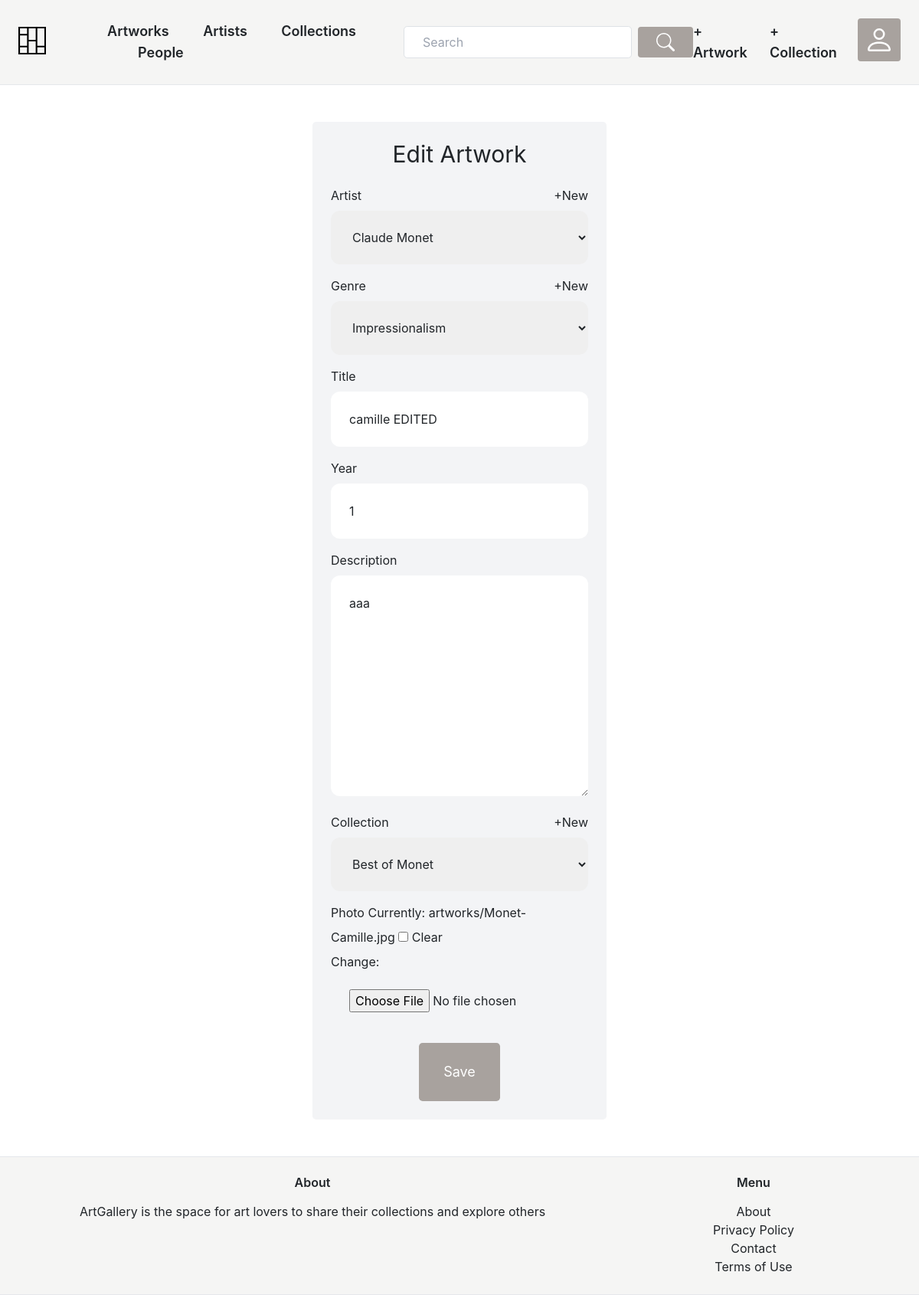
/artwork/edit_artwork/13/ (signed in), run on the app's committed database.
### artwork/models.py (models this page shows, shortened)
class Artwork(models.Model):
    artist = models.ForeignKey(Artist, on_delete=models.CASCADE)
    genre = models.ForeignKey(Genre, on_delete=models.CASCADE, blank=True, null=True)
    title = models.CharField(max_length=255)
    description = models.TextField(blank=True)
    year = models.IntegerField(validators=[MaxValueValidator(2050)])
    photo = models.ImageField(upload_to='artworks/', blank=True)
    owner = models.ForeignKey(settings.AUTH_USER_MODEL, on_delete=models.CASCADE, )
    collection = models.ForeignKey(Collection, on_delete=models.SET_NULL, blank=True, null=True)

### artwork/views.py (the view)
# urls.py: path('edit_artwork/<int:pk>/', views.edit_artwork, name = 'edit_artwork'),
@login_required
def edit_artwork(request, pk):
    artwork = get_object_or_404(Artwork, pk=pk, owner=request.user)
    if request.method == 'POST':
        form = EditArtworkForm(request.POST, request.FILES, instance=artwork)
        if form.is_valid():
            form.photo = form.cleaned_data['photo']
            form.save()
            return redirect('artwork:detail', pk=artwork.pk)
    else:
        form = EditArtworkForm(instance=artwork)
    return render(request, 'artwork/edit_artwork.html', {
        'form': form,
        'title': 'Edit Artwork',
        'artwork': artwork
    })

### artwork/forms.py
class EditArtworkForm(forms.ModelForm):
    class Meta:
        model = Artwork
        fields = ['artist', 'genre', 'title', 'description', 'collection', 'year', 'photo']
        widgets = {
            'artist': forms.Select(attrs={'class': 'w-full py-4 px-6 rounded-xl', 'placeholder': 'Artist'}),
            'genre': forms.Select(attrs={'class': 'w-full py-4 px-6 rounded-xl', 'placeholder': 'Genre'}),
            'title': forms.TextInput(attrs={'class': 'w-full py-4 px-6 rounded-xl', 'placeholder': 'Artwork title'}),
            'description': forms.Textarea(attrs={'class': 'w-full py-4 px-6 rounded-xl', 'placeholder': 'Artwork description'}),
            'year': forms.NumberInput(attrs={'class': 'w-full py-4 px-6 rounded-xl', 'placeholder': 'Artwork year'}),
            'collection': forms.Select(attrs={'class': 'w-full py-4 px-6 rounded-xl', 'placeholder': 'Collection'}),
            'photo': forms.ClearableFileInput(attrs={'class': 'w-full py-4 px-6 rounded-xl', 'placeholder': 'Artwork photo'}),
        }

### artwork/models.py (called while the page is built)
    def __str__(self):
        return self.name + ' ' + self.surname

    def __str__(self):
        return self.name

    def __str__(self):
        return self.name

### artwork/templates/artwork/edit_artwork.html (shortened to what this page needs)
{% extends 'core/base.html' %}
{% block content %}
<div class="w-1/3 p-6 my-6 mx-auto bg-gray-100 rounded-lg">
    <div class="flex justify-center">
        <h1 class="mb-6 text-3xl">Edit Artwork</h1>
    </div>
    <form action="." method="post" enctype="multipart/form-data">
        <div class="mb-3">
            <div class=" flex justify-between">
                <label class="inline-block mb-2">Artist </label>
                <a href="{% url 'artwork:new_artist' %}" class="pl-5">+New</a>
            </div>
            {{ form.artist }}
        </div>
        <div class="mb-3">
            <div class=" flex justify-between">
                <label class="inline-block mb-2">Genre </label>
                <a href="{% url 'artwork:new_genre' %}" class="pl-5">+New</a>
            </div>
            {{ form.genre }}
        </div>
        <div class="mb-3">
            <label class="inline-block mb-2">Title</label>
            {{ form.title }}
        </div>
        <div class="mb-3">
            <label class="inline-block mb-2">Year</label>
            {{ form.year }}
        </div>
        <div class="mb-3">
            <label class="inline-block mb-2">Description</label>
            {{ form.description }}
        </div>
        <div class="mb-3">
            <div class=" flex justify-between">
                <label class="inline-block mb-2">Collection</label>
                <a href="{% url 'artwork:new_collection' %}" class="pl-5">+New</a>
            </div>
            {{ form.collection }}
        </div>
        <div class="mb-3">
            <label class="inline-block mb-2">Photo</label>
            {{ form.photo }}
        </div>
        <div class="flex justify-center">
            <button class="py-4 px-8 text-lg text-white rounded-lg bg-stone-400 hover:bg-stone-500">Save</button>
        </div>
    </form>
</div>
{% endblock %}

### data on the page
Artwork: artist "Claude Monet", genre "Impressionalism", title "camille EDITED", year "1", description "aaa", collection "Best of Monet"
